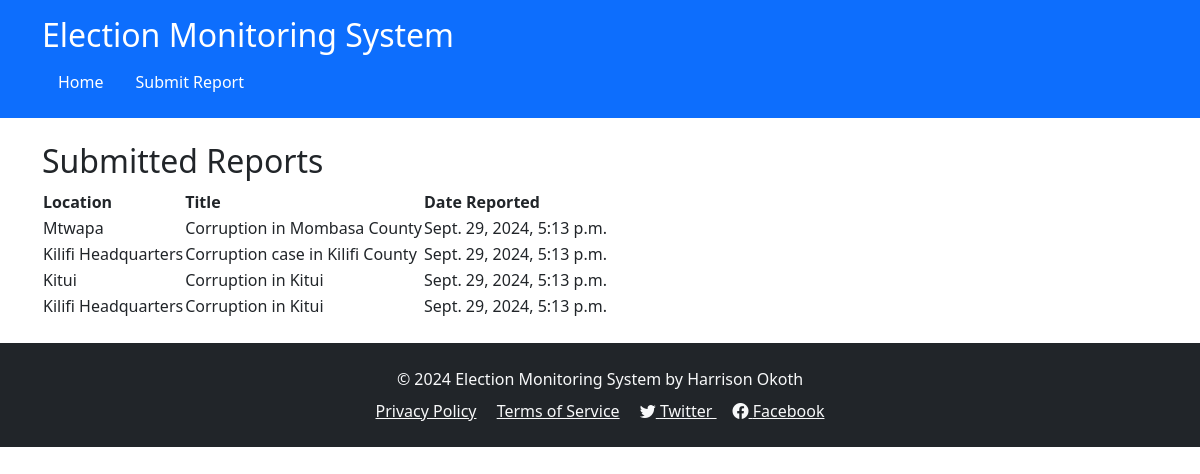
The app's page /view_reports/ with its own data.
### monitoring/models.py (models this page shows, shortened)
class Report(models.Model):
    title = models.CharField(max_length=255)
    description = models.TextField()
    location = models.CharField(max_length=255)
    evidence = models.FileField(upload_to='evidence/')
    election = models.ForeignKey(Election, on_delete=models.CASCADE)
    date_reported = models.DateTimeField(auto_now_add=True)

### monitoring/views.py (the view)
# urls.py: path('view_reports/', view_reports, name='view_reports'),
def view_reports(request):
    reports = Report.objects.all()
    context = {
        'reports': reports,
    }
    return render(request, 'view_reports.html', context)

### monitoring/templates/view_reports.html
{% extends 'base.html' %}
{% block content %}
  <h2>Submitted Reports</h2>
  <table>
    <tr>
      <th>Location</th>
      <th>Title</th>
      <th>Date Reported</th>
    </tr>
    {% for report in reports %}
      <tr>
        <td>{{ report.location }}</td>
        <td>{{ report.title }}</td>
        <td>{{ report.date_reported }}</td>
      </tr>
    {% empty %}
      <tr>
        <td colspan="3">No reports submitted yet.</td>
      </tr>
    {% endfor %}
  </table>
{% endblock %}

### monitoring/templates/base.html (shortened to what this page needs)
<!DOCTYPE html>
<html lang="en">
<head>
    {% load static %}
    <link href="https://cdn.jsdelivr.net/npm/bootstrap@5.3.1/dist/css/bootstrap.min.css" rel="stylesheet">
    <link rel="stylesheet" href="{% static 'styles.css' %}">
</head>
<body>
    <header class="bg-primary text-white p-3">
        <div class="container">
            <h1 class="h2">Election Monitoring System</h1>
            <nav>
                <ul class="nav">
                    <li class="nav-item">
                        <a class="nav-link text-white" href="{% url 'home' %}">Home</a>
                    </li>
                    <li class="nav-item">
                        <a class="nav-link text-white" href="{% url 'submit_report' %}">Submit Report</a>
                    </li>
                </ul>
            </nav>
        </div>
    </header>
    <main class="container mt-4">
        {% block content %}
        {% endblock %}
    </main>
    <footer class="bg-dark text-light text-center py-4 mt-4">
        <div class="container">
            <p class="mb-0">&copy; 2024 Election Monitoring System by Harrison Okoth</p>
            <div class="mt-2">
                <a href="#" class="text-light me-3">Privacy Policy</a>
                <a href="#" class="text-light me-3">Terms of Service</a>
                <a href="https://twitter.com" target="_blank" class="text-light me-3">
                    <i class="bi bi-twitter"></i> Twitter
                </a>
                <a href="https://facebook.com" target="_blank" class="text-light">
                    <i class="bi bi-facebook"></i> Facebook
                </a>
            </div>
        </div>
    </footer>
    <link rel="stylesheet" href="https://cdn.jsdelivr.net/npm/bootstrap-icons@1.10.5/font/bootstrap-icons.css">
</body>
</html>

### records on screen
Report: location "Mtwapa", title "Corruption in Mombasa County", date_reported "Sept. 29, 2024, 5:13 p.m."
Report: location "Kilifi Headquarters", title "Corruption case in Kilifi County", date_reported "Sept. 29, 2024, 5:13 p.m."
Report: location "Kitui", title "Corruption in Kitui", date_reported "Sept. 29, 2024, 5:13 p.m."
Report: location "Kilifi Headquarters", title "Corruption in Kitui", date_reported "Sept. 29, 2024, 5:13 p.m."
